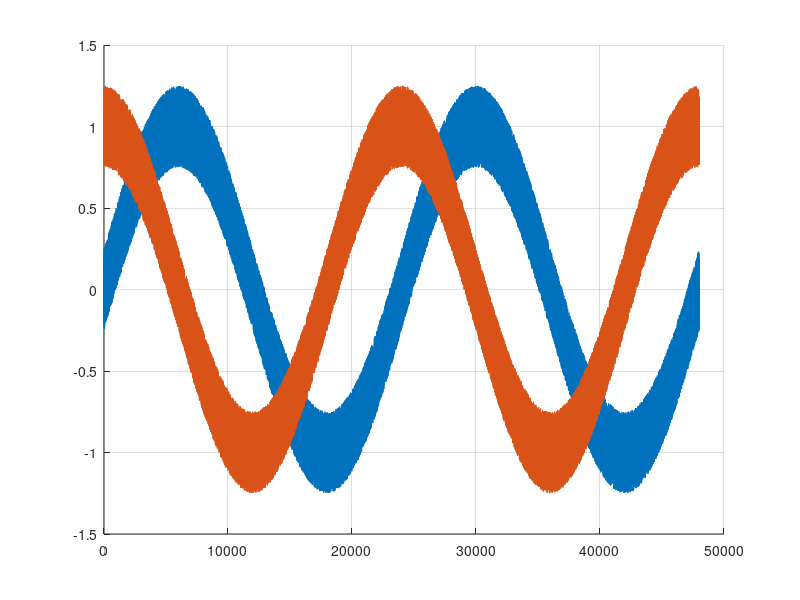
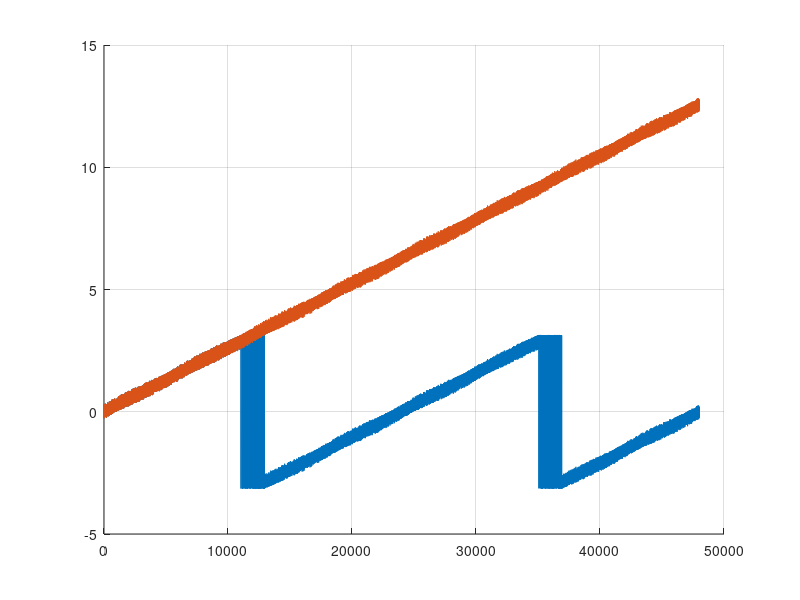

Recreate these plots in MATLAB, in order.
clear;

SF = 48000; % sample rate
F = 2; % frequency
T = 1; % time

rand("seed", pi);

t_in = 0:SF * T;

old_atan2 = 0;
wrap = 0;

for k = 1 + t_in
    left(k) = sin(k * 2 * pi * F / SF) + (rand() - 0.5) * 0.5;
    right(k) = cos(k * 2 * pi * F / SF) + (rand() - 0.5) * 0.5;

    new_atan2 = atan2(left(k), right(k));
    wrapped(k) = new_atan2;

    if new_atan2 - old_atan2 > pi
        wrap -= 1
    elseif old_atan2 - new_atan2 > pi
        wrap += 1
    end

    old_atan2 = new_atan2;
    unwrapped(k) = wrap * 2 * pi + new_atan2;
end

figure(1)
clf
hold on
plot(left)
plot(right)
grid on

figure(2)
clf
hold on
plot(wrapped)
plot(unwrapped)
grid on
